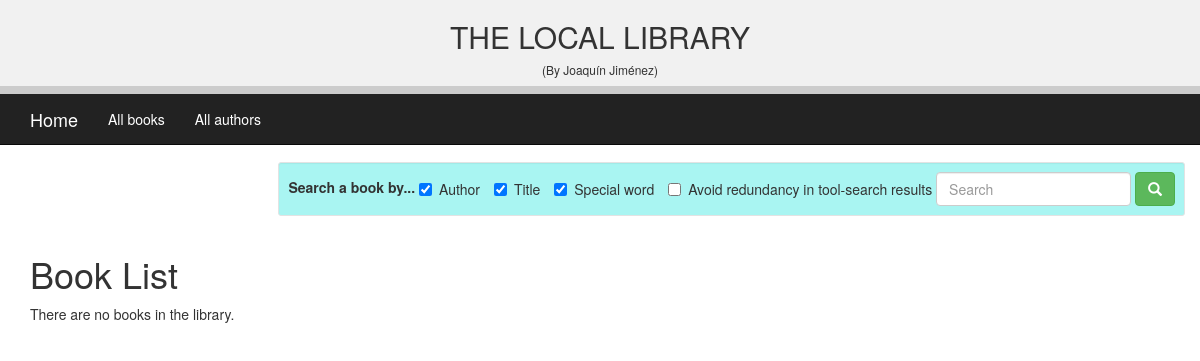
Before: /catalog/books/ with the older database file.
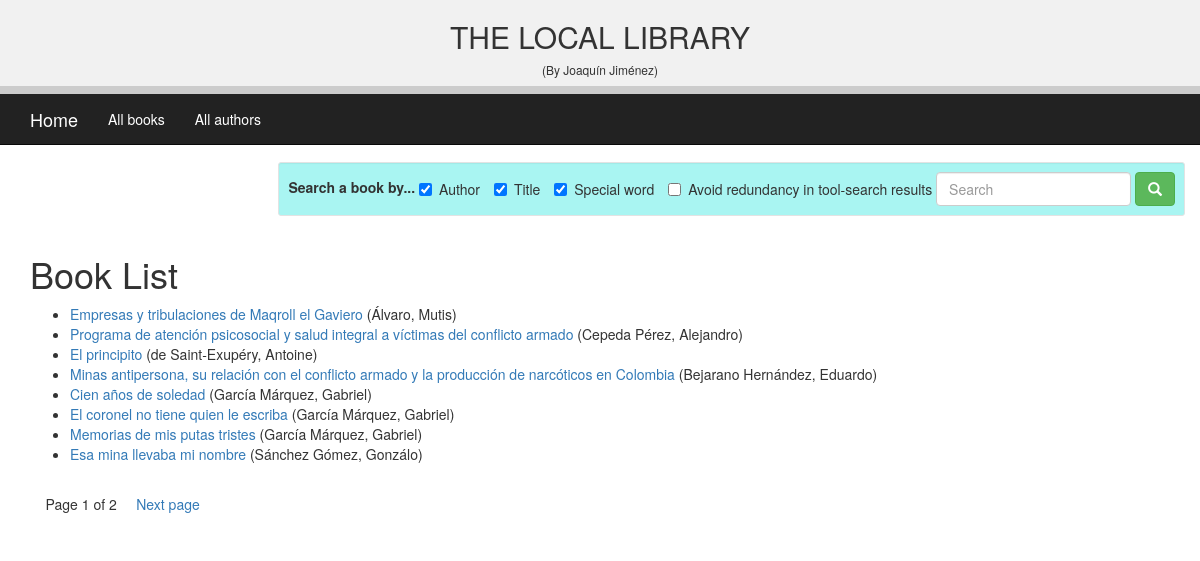
After: the same page with the newer database file.
### catalog/models.py (models this page shows, shortened)
class Book(models.Model):
    title = models.CharField(max_length=200)
    author = models.ForeignKey('Author', on_delete=models.SET_NULL, null=True)
    summary = models.TextField(max_length=1000, help_text='Enter a brief description of the book')
    isbn = models.CharField('ISBN', max_length=13, help_text='13 Character <a href="https://www.isbn-international.org/content/what-isbn">ISBN number</a>')
    genre = models.ManyToManyField(Genre, help_text='Select a genre for this book')
    def display_genre(self):
            """Create a string for the Genre. This is required to display genre in Admin."""
            return ', '.join(genre.name for genre in self.genre.all()[:3])
    display_genre.short_description = 'Genre'
    def get_absolute_url(self):
        return reverse('book-detail', args=[str(self.id)])

class Author(models.Model):
    first_name = models.CharField(max_length=100)
    last_name = models.CharField(max_length=100)
    date_of_birth = models.DateField(null=True, blank=True)
    date_of_death = models.DateField('Died', null=True, blank=True)
    class Meta:
        ordering = ['last_name', 'first_name']
    def __str__(self):
        return f'{self.last_name}, {self.first_name}'

### catalog/views.py (the view)
# urls.py: path('books/', views.BookListView.as_view(), name='books'),
class BookListView(generic.ListView):
    model = Book
    context_object_name = 'generic_book_list'   # Overwritting the list name
    queryset = Book.objects.all()
    template_name = 'books/generic_view_books_template.html'  # Overwritting the template file name
    paginate_by = 8

### catalog/templates/books/generic_view_books_template.html
{% extends "base_generic.html" %}
{% block content %}
  <h1>Book List</h1>
  {% if generic_book_list %}
  <ul>
    {% for book in generic_book_list %}
      <li>
        <a href="{{ book.get_absolute_url }}">{{ book.title }}</a> ({{book.author}})
      </li>
    {% endfor %}
  </ul>
  {% else %}
    <p>There are no books in the library.</p>
  {% endif %}
{% endblock %}

### catalog/templates/base_generic.html (shortened to what this page needs)
<!DOCTYPE html>
<html lang="en">
  <head>
    {% load static %}
    <link rel="stylesheet" href="{% static 'css/styles.css' %}">
    <link rel="stylesheet" href="https://maxcdn.bootstrapcdn.com/bootstrap/3.4.0/css/bootstrap.min.css">
  </head>
  <body style="height:1200px">
    <div class="header">
      <h2><center>THE LOCAL LIBRARY</center></h2>
      <h6><center>(By Joaquín Jiménez)</center></h6>
      <div class="progress-container">
      </div>
      {% block sidebar %}
      <nav class="navbar navbar-inverse navbar-fixed-top" style="margin-top:94px">
        <div class="container">
          <div class="navbar-header">
            <a class="navbar-brand" style="color:white" href="{% url 'index' %}" >Home</a>
          </div>
          <ul class="nav navbar-nav">
            <li><a href="{% url 'books' %}" style="color:white">All books</a></li>
            <li><a href="{% url 'authors' %}" style="color:white">All authors</a></li>
          </ul>
        </div>
      </nav>
      {% endblock %}
    </div>
    <div class="container">
        {% block search %}
          <form class="navbar-form navbar-right well well-sm" style="background-color:#A9F5F2" action="http://127.0.0.1:8000/catalog/search/" method="get">
            <div class="form-group">
              <label>Search a book by...</label>
              <label class="checkbox-inline">
                <input type="checkbox" value="author" name="check_boxes" checked>Author
              </label>
              <label class="checkbox-inline">
                <input type="checkbox" value="title" name="check_boxes" checked>Title
              </label>
              <label class="checkbox-inline">
                <input type="checkbox" value="word" name="check_boxes" checked>Special word
              </label>
              <label class="checkbox-inline">
                <input type="checkbox" value="redundancy" name="check_boxes">Avoid redundancy in tool-search results
              </label>
              <input type="search" class="form-control" placeholder="Search" name="search_box">
            </div>
            <button class="btn btn-success" type="submit"><i class="glyphicon glyphicon-search"></i></button>
          </form>
        {% endblock %}
      <br>
      <br>
      <br>
      <br>
      {% block content %}{% endblock %}
      {% block pagination %}
        {% if is_paginated %}
          <div class="pagination pagiantion-lg container-fluid">
            <span> &nbsp &nbsp Page {{ page_obj.number }} of {{ page_obj.paginator.num_pages }} &nbsp &nbsp
            </span>
            <span>
              {% if page_obj.has_next %}
                <a href="{{ request.path }}?page={{ page_obj.next_page_number }}">Next page</a>
              {% endif %}
            </span>
          </div>
        {% endif %}
      {% endblock %}
    </div>
  </body>
</html>

### catalog/templates/base_generic.html (style rules this page uses)
.header { position: fixed; top: 0; z-index: 1; width: 100%; background-color: #f1f1f1; }
.progress-container { width: 100%; height: 8px; background: #ccc; }

Changed rows visible on the page:
added Book: title "Empresas y tribulaciones de Maqroll el Gaviero", author "Álvaro, Mutis"
added Book: title "Programa de atención psicosocial y salud integral a víctimas del conflicto armado", author "Cepeda Pérez, Alejandro"
added Book: title "El principito", author "de Saint-Exupéry, Antoine"
added Book: title "Minas antipersona, su relación con el conflicto armado y la producción de narcóticos en Colombia", author "Bejarano Hernández, Eduardo"
added Book: title "Cien años de soledad", author "García Márquez, Gabriel"
added Book: title "El coronel no tiene quien le escriba", author "García Márquez, Gabriel"
added Book: title "Memorias de mis putas tristes", author "García Márquez, Gabriel"
added Book: title "Esa mina llevaba mi nombre", author "Sánchez Gómez, Gonzálo"
Other visible differences:
{{ page_obj.number }}: (not shown) → "1"
{{ page_obj.paginator.num_pages }}: (not shown) → "2"
text no longer shown: "There are no books in the library."
text now shown: "Page of Next page"
